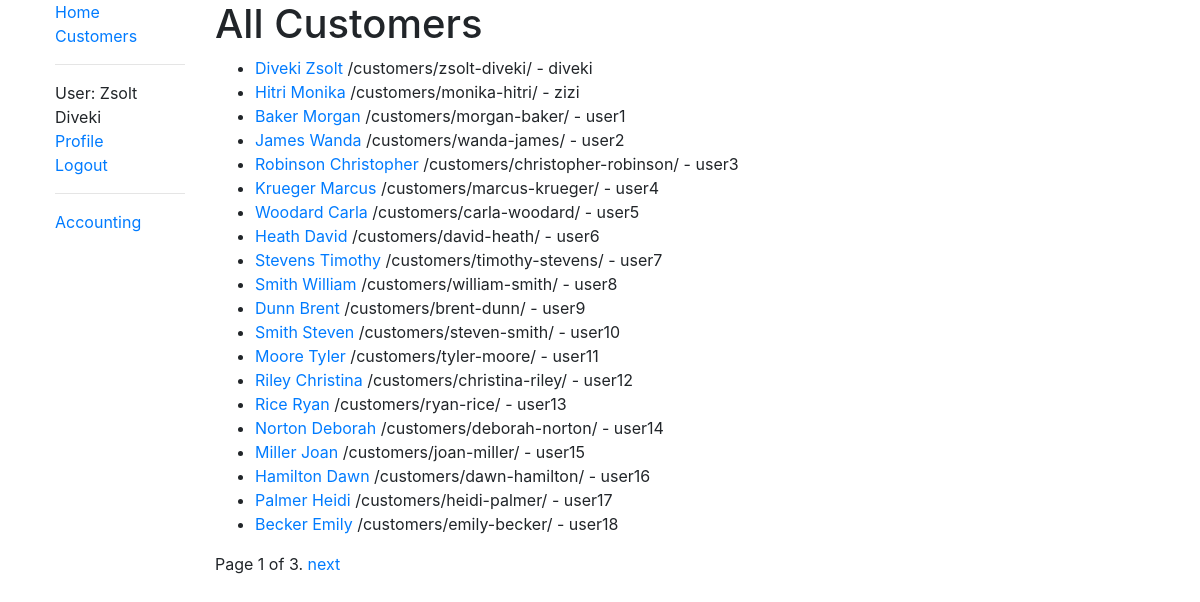
The page /customers/ (signed in) on the database its author committed.
### customers/models.py (models this page shows, shortened)
class Person(models.Model):
    user = models.OneToOneField(User, on_delete=models.CASCADE)
    address = models.ForeignKey('Address', on_delete=models.SET_NULL, null=True, blank=True)
    phone_number = models.ForeignKey('PhoneNumber', on_delete=models.SET_NULL, null=True)
    date_of_birth = models.DateField(null=True, blank=True)
    slug = models.SlugField(null=False, unique=True)
    GENDER_MAP = (
        ('M', 'Male'),
        ('F', 'Female'),
    )
    gender = models.CharField(
        max_length=1,
        choices=GENDER_MAP,
        blank=True,
        default='F',
    )
    @property
    def first_name(self):
        name = self.user.get_full_name().split(' ')
        if len(name) > 1:
            return name[0]
        else:
            return ''
    @property
    def last_name(self):
        name = self.user.get_full_name().split(' ')
        if len(name) > 1:
            return name[1]
        else:
            return ''
    class Meta:
        ordering = ['user']
        permissions = (('can_see_customers', 'Show all customers'),('can_see_all_financials', 'Show all financials'), ('can_see_own_financials', 'Show own financials'), ('can_edit_payment', 'Can edit payment'),('can_see_any_calendar', 'Can see any calendar'), ('can_edit_bookings', 'Can edit bookings'),('can_place_orders', 'Can place orders'),)
    def get_absolute_url(self):
        return reverse('customers:person-detail', args=[str(self.slug)])
    def __str__(self):
        return f'{self.last_name} {self.first_name}'

### customers/views.py (the view)
# urls.py: path('', views.CustomersAllListView.as_view(), name='customers-list'),
class CustomersAllListView(PermissionRequiredMixin, generic.ListView):
    model = Person
    permission_required = 'customers.can_see_customers'
    template_name = 'customers/customers_list_all.html'
    paginate_by = 20
    def get_queryset(self):
        return Person.objects.order_by('user')

### customers/templates/customers/customers_list_all.html
{% extends "base_generic.html" %}
{% block content %}
{% if perms.customers.can_see_customers %}
    <h1>All Customers</h1>
    {% if person_list %}
        <ul>
        {% for person in person_list %}
            <li><a href="{{ person.get_absolute_url }}">{{person}}</a> {{ person.get_absolute_url }} - {{person.user }}</li>
        {% endfor %}
        </ul>
    {% else %}
        <p>There are no books borrowed.</p>
    {% endif %}
{% else %}
  <h1>You do not have permission to see the customer list!</h1>
{% endif %}
{% endblock %}

### templates/base_generic.html (shortened to what this page needs)
<!DOCTYPE html>
<html lang="en">
<head>
  <link rel="stylesheet" href="https://stackpath.bootstrapcdn.com/bootstrap/4.1.3/css/bootstrap.min.css">
  <link href="http://cdn.pydata.org/bokeh/release/bokeh-0.12.0.min.css" rel="stylesheet" type="text/css">
  <!-- {% load static %}
  <link rel="stylesheet" href="{% static 'css/styles.css' %}"> -->
</head>
<body>
  <div class="container-fluid">
    <div class="row">
      <div class="col-sm-2">
      {% block sidebar %}
        <ul class="sidebar-nav" style="list-style-type: none;">
          <li><a href="{% url 'index' %}">Home</a></li>
          <li><a href="{% url 'customers:customers-list' %}">Customers</a></li>
          <hr>
          {% if user.is_authenticated %}
            <li>User: {{user.get_full_name}}</li>
            <li><a href="{{ user.person.get_absolute_url}}">Profile</a></li>
            <li><a href="{% url 'logout' %}">Logout</a></li>
          {% else %}
            <li><a href="{% url 'login' %}">Login</a></li>
            <li><a href="{% url 'signup' %}">Sign Up</a></li>
          {% endif %}
          <hr>
          {% if perms.customers.can_see_own_financials %}
            <li><a href="{% url 'accounting:accounting' %}">Accounting</a></li>
          {% endif %}
        </ul>
     {% endblock %}
      </div>
      <div class="col-sm-10 ">{% block content %}{% endblock %}
        {% block pagination %}
        {% if is_paginated %}
          <div class="pagination">
            <span class="page-links">
              <span class="page-current">
                Page {{ page_obj.number }} of {{ page_obj.paginator.num_pages }}.
              </span>
              {% if page_obj.has_next %}
                <a href="{{ request.path }}?page={{ page_obj.next_page_number }} ">next</a>
              {% endif %}
            </span>
          </div>
        {% endif %}
      {% endblock %}
      </div>
    </div>
  </div>
</body>
</html>

### rows shown on the page
Person: user.last_name "Diveki Zsolt", get_absolute_url "/customers/zsolt-diveki/", user "diveki"
Person: user.last_name "Hitri Monika", get_absolute_url "/customers/monika-hitri/", user "zizi"
Person: user.last_name "Baker Morgan", get_absolute_url "/customers/morgan-baker/", user "user1"
Person: user.last_name "James Wanda", get_absolute_url "/customers/wanda-james/", user "user2"
Person: user.last_name "Robinson Christopher", get_absolute_url "/customers/christopher-robinson/", user "user3"
Person: user.last_name "Krueger Marcus", get_absolute_url "/customers/marcus-krueger/", user "user4"
Person: user.last_name "Woodard Carla", get_absolute_url "/customers/carla-woodard/", user "user5"
Person: user.last_name "Heath David", get_absolute_url "/customers/david-heath/", user "user6"
Person: user.last_name "Stevens Timothy", get_absolute_url "/customers/timothy-stevens/", user "user7"
Person: user.last_name "Smith William", get_absolute_url "/customers/william-smith/", user "user8"
Person: user.last_name "Dunn Brent", get_absolute_url "/customers/brent-dunn/", user "user9"
Person: user.last_name "Smith Steven", get_absolute_url "/customers/steven-smith/", user "user10"
Person: user.last_name "Moore Tyler", get_absolute_url "/customers/tyler-moore/", user "user11"
Person: user.last_name "Riley Christina", get_absolute_url "/customers/christina-riley/", user "user12"
Person: user.last_name "Rice Ryan", get_absolute_url "/customers/ryan-rice/", user "user13"
Person: user.last_name "Norton Deborah", get_absolute_url "/customers/deborah-norton/", user "user14"
Person: user.last_name "Miller Joan", get_absolute_url "/customers/joan-miller/", user "user15"
Person: user.last_name "Hamilton Dawn", get_absolute_url "/customers/dawn-hamilton/", user "user16"
Person: user.last_name "Palmer Heidi", get_absolute_url "/customers/heidi-palmer/", user "user17"
Person: user.last_name "Becker Emily", get_absolute_url "/customers/emily-becker/", user "user18"

### other values the page prints
{{ user.get_full_name }} "Zsolt Diveki"
{{ page_obj.number }} "1"
{{ page_obj.paginator.num_pages }} "3"
